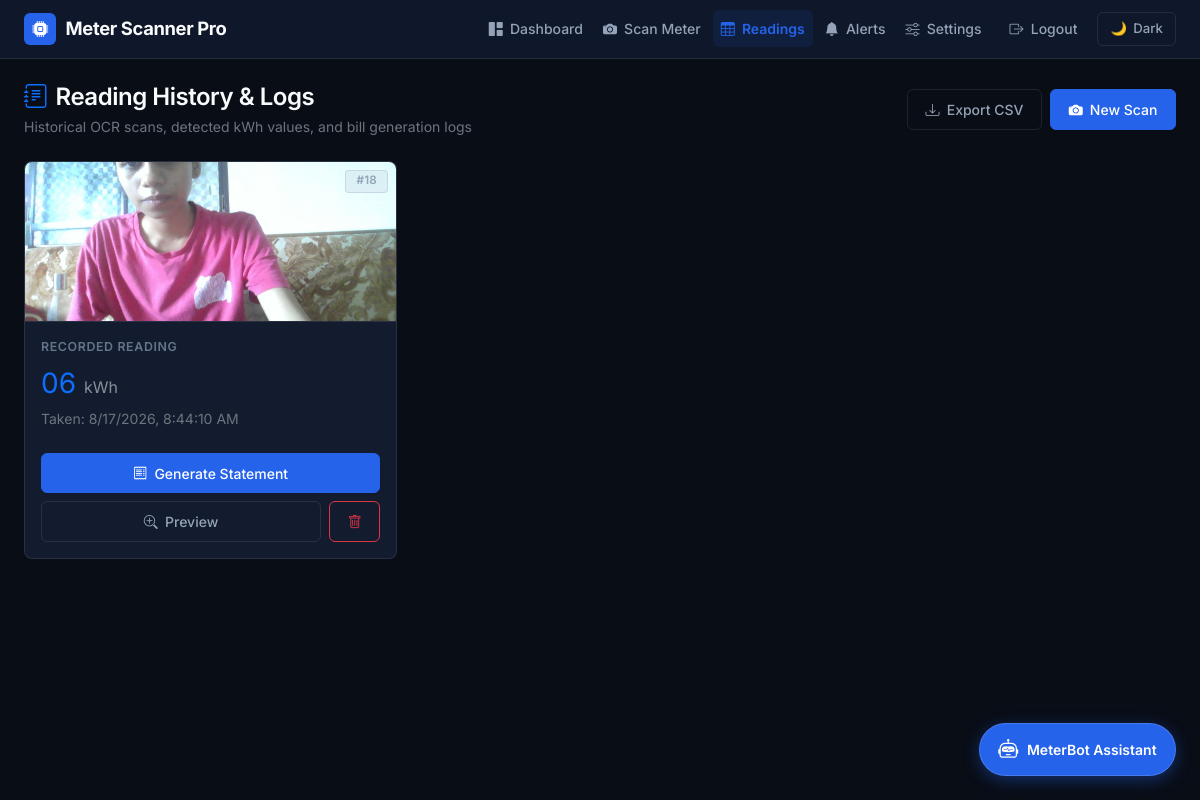
Screenshot of /readings (signed in) with the database file from the repository.
### tables this page shows
CREATE TABLE readings (
                id INTEGER PRIMARY KEY AUTOINCREMENT,
                user_id INTEGER NOT NULL,
                image_path TEXT NOT NULL,
                reading_value TEXT,
                timestamp DATETIME DEFAULT CURRENT_TIMESTAMP, confidence REAL, debug_image TEXT, status TEXT DEFAULT 'auto', notes TEXT,
                FOREIGN KEY (user_id) REFERENCES users (id)
            );

### app.py (the view)
@app.route('/readings')
@login_required
def readings():
    conn = get_db_connection()
    if conn is not None:
        try:
            c = conn.cursor()
            c.execute("""
                SELECT * FROM readings
                WHERE user_id = ?
                ORDER BY timestamp DESC
            """, (current_user.id,))
            readings = c.fetchall()
            return render_template('readings.html', readings=readings)
        finally:
            conn.close()
    return render_template('readings.html', readings=[])

### app.py (called while the page is built)
def get_db_connection():
    try:
        conn = sqlite3.connect(DB_FILE)
        conn.row_factory = sqlite3.Row
        return conn
    except sqlite3.DatabaseError as e:
        print(f"Database error: {e}")
        init_db()
        conn = sqlite3.connect(DB_FILE)
        conn.row_factory = sqlite3.Row
        return conn

### templates/readings.html (shortened to what this page needs)
{% extends "base.html" %}
{% block content %}
<div class="d-flex align-items-center justify-content-between flex-wrap gap-3 mb-4">
    <div>
        <h4 class="mb-1 font-weight-700"><i class="bi bi-journal-text text-primary me-2"></i>Reading History & Logs</h4>
        <p class="text-secondary small mb-0">Historical OCR scans, detected kWh values, and bill generation logs</p>
    </div>
    <div class="d-flex align-items-center gap-2">
        <a href="{{ url_for('export_data') }}" class="btn btn-outline-secondary btn-sm">
            <i class="bi bi-download"></i> Export CSV
        </a>
        <a href="{{ url_for('capture') }}" class="btn btn-primary btn-sm">
            <i class="bi bi-camera-fill"></i> New Scan
        </a>
    </div>
</div>
<div class="row g-3">
    {% if readings %}
        {% for reading in readings %}
            <div class="col-12 col-md-6 col-lg-4">
                <div class="reading-history-card">
                    <div>
                        <div class="position-relative">
                            <img src="{{ url_for('static', filename='uploads/' + reading.image_path) }}"
                                 class="reading-img-preview card-img-top"
                                 alt="Meter Reading #{{ reading.id }}">
                            <span class="badge badge-neutral position-absolute top-0 end-0 m-2">#{{ reading.id }}</span>
                        </div>
                        <div class="p-3">
                            <div class="kpi-label">Recorded Reading</div>
                            <div class="fs-3 font-weight-800 text-primary mb-1">
                                {% if reading.reading_value %}
                                    {{ reading.reading_value }} <small class="fs-6 text-muted font-weight-500">kWh</small>
                                {% else %}
                                    <span class="text-muted fs-5">Unreadable</span>
                                {% endif %}
                            </div>
                            <div class="text-secondary small mb-2 reading-time" data-ts="{{ reading.timestamp }}">
                            </div>
                        </div>
                    </div>
                    <div class="p-3 pt-0">
                        <div class="d-grid gap-2">
                            <a href="{{ url_for('generate_bill', reading_id=reading.id) }}" class="btn btn-primary btn-sm">
                                <i class="bi bi-receipt"></i> Generate Statement
                            </a>
                            <div class="d-flex gap-2">
                                <button class="btn btn-outline-secondary btn-sm flex-grow-1 view-image" data-image="{{ reading.image_path }}">
                                    <i class="bi bi-zoom-in"></i> Preview
                                </button>
                                <button class="btn btn-outline-danger btn-sm" data-bs-toggle="modal" data-bs-target="#deleteModal{{ reading.id }}">
                                    <i class="bi bi-trash"></i>
                                </button>
                            </div>
                        </div>
                    </div>
                </div>
            </div>
        {% endfor %}
    {% endif %}
</div>
{% endblock %}

### templates/base.html (style rules this page uses)
:root, [data-bs-theme="dark"] { --font-family: 'Inter', system-ui, -apple-system, sans-serif; --bg-main: #090d16; --bg-header: #0f172a; --surface-card: #131c2e; --surface-hover: #1e293b; --border-color: rgba(255, 255, 255, 0.09); --text-primary: #f8fafc; --text-secondary: #94a3b8; --text-muted: #64748b; --brand-primary: #2563eb; --brand-hover: #1d4ed8; --brand-accent: #4f46e5; --status-success: #10b981; --status-warning: #f59e0b; --status-danger: #ef4444; --status-info: #06b6d4; --radius-sm: 4px; --radius-md: 6px; --radius-lg: 8px; --radius-xl: 12px; --shadow-sm: 0 1px 2px 0 rgba(0, 0, 0, 0.2); --shadow-md: 0 4px 12px -2px rgba(0, 0, 0, 0.3); --shadow-lg: 0 10px 25px -5px rgba(0, 0, 0, 0.4); --input-bg: rgba(255, 255, 255, 0.05); --modal-bg: #0f172a; }
html { scroll-behavior: smooth; }
body { font-family: var(--font-family); background-color: var(--bg-main); color: var(--text-primary); min-height: 100vh; line-height: 1.5; -webkit-font-smoothing: antialiased; transition: background-color 0.2s ease, color 0.2s ease; }
h1, h2, h3, h4, h5, h6 { color: var(--text-primary); font-weight: 600; letter-spacing: -0.02em; }
.kpi-label { font-size: 0.775rem; font-weight: 600; text-transform: uppercase; letter-spacing: 0.05em; color: var(--text-muted); margin-bottom: 0.35rem; }
.btn { font-family: var(--font-family); font-weight: 500; font-size: 0.875rem; padding: 0.55rem 1.1rem; border-radius: var(--radius-md); transition: all 0.15s ease-in-out; display: inline-flex; align-items: center; justify-content: center; gap: 0.45rem; }
.btn-primary { background-color: var(--brand-primary); border-color: var(--brand-primary); color: #ffffff; box-shadow: 0 1px 2px rgba(0, 0, 0, 0.1); }
.btn-outline-secondary { border-color: var(--border-color); color: var(--text-secondary); background: transparent; }
.badge { font-size: 0.725rem; font-weight: 600; padding: 0.3rem 0.65rem; border-radius: var(--radius-sm); letter-spacing: 0.02em; }
.badge-neutral { background: rgba(148, 163, 184, 0.15); color: var(--text-secondary); border: 1px solid rgba(148, 163, 184, 0.3); }

### templates/readings.html (style rules this page uses)
.reading-history-card { background-color: var(--surface-card); border: 1px solid var(--border-color); border-radius: var(--radius-lg); overflow: hidden; height: 100%; display: flex; flex-direction: column; justify-content: space-between; transition: border-color 0.15s ease, box-shadow 0.15s ease; }
.reading-img-preview { height: 160px; object-fit: cover; width: 100%; cursor: zoom-in; border-bottom: 1px solid var(--border-color); }

### rows the page displays
readings: image_path (picture), id "18", reading_value "06"
